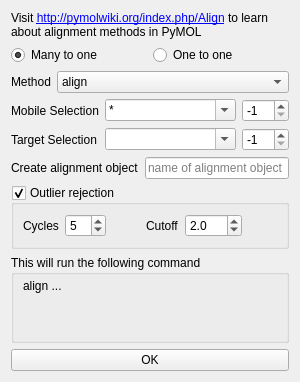
<?xml version="1.0" encoding="UTF-8"?>
<ui version="4.0">
 <class>Form</class>
 <widget class="QWidget" name="Form">
  <property name="geometry">
   <rect>
    <x>0</x>
    <y>0</y>
    <width>300</width>
    <height>382</height>
   </rect>
  </property>
  <property name="sizePolicy">
   <sizepolicy hsizetype="MinimumExpanding" vsizetype="Preferred">
    <horstretch>0</horstretch>
    <verstretch>0</verstretch>
   </sizepolicy>
  </property>
  <property name="minimumSize">
   <size>
    <width>300</width>
    <height>0</height>
   </size>
  </property>
  <property name="windowTitle">
   <string notr="true">Superposition/Alignment</string>
  </property>
  <layout class="QVBoxLayout" name="verticalLayout">
   <item>
    <widget class="QLabel" name="label">
     <property name="sizePolicy">
      <sizepolicy hsizetype="Preferred" vsizetype="Minimum">
       <horstretch>0</horstretch>
       <verstretch>0</verstretch>
      </sizepolicy>
     </property>
     <property name="text">
      <string notr="true">Visit &lt;a href=&quot;http://pymolwiki.org/index.php/Align&quot;&gt;http://pymolwiki.org/index.php/Align&lt;/a&gt; to learn about alignment methods in PyMOL</string>
     </property>
     <property name="textFormat">
      <enum>Qt::RichText</enum>
     </property>
     <property name="alignment">
      <set>Qt::AlignLeading|Qt::AlignLeft|Qt::AlignTop</set>
     </property>
     <property name="wordWrap">
      <bool>true</bool>
     </property>
     <property name="openExternalLinks">
      <bool>true</bool>
     </property>
     <property name="textInteractionFlags">
      <set>Qt::LinksAccessibleByMouse|Qt::TextSelectableByMouse</set>
     </property>
    </widget>
   </item>
   <item>
    <layout class="QHBoxLayout" name="horizontalLayout_2">
     <item>
      <widget class="QRadioButton" name="check_many">
       <property name="toolTip">
        <string notr="true">align each object in the mobile selection to the target selection</string>
       </property>
       <property name="text">
        <string notr="true">Many to one</string>
       </property>
       <property name="checked">
        <bool>true</bool>
       </property>
       <attribute name="buttonGroup">
        <string>input_extra_fit</string>
       </attribute>
      </widget>
     </item>
     <item>
      <widget class="QRadioButton" name="check_one">
       <property name="toolTip">
        <string notr="true">mobile selection must not span multiple objects</string>
       </property>
       <property name="text">
        <string notr="true">One to one</string>
       </property>
       <attribute name="buttonGroup">
        <string>input_extra_fit</string>
       </attribute>
      </widget>
     </item>
    </layout>
   </item>
   <item>
    <layout class="QHBoxLayout" name="horizontalLayout">
     <item>
      <widget class="QLabel" name="label_9">
       <property name="text">
        <string notr="true">Method</string>
       </property>
       <property name="buddy">
        <cstring>input_method</cstring>
       </property>
      </widget>
     </item>
     <item>
      <widget class="QComboBox" name="input_method">
       <property name="sizePolicy">
        <sizepolicy hsizetype="Expanding" vsizetype="Fixed">
         <horstretch>0</horstretch>
         <verstretch>0</verstretch>
        </sizepolicy>
       </property>
       <item>
        <property name="text">
         <string notr="true">align</string>
        </property>
       </item>
       <item>
        <property name="text">
         <string notr="true">super</string>
        </property>
       </item>
       <item>
        <property name="text">
         <string notr="true">cealign</string>
        </property>
       </item>
       <item>
        <property name="text">
         <string notr="true">fit</string>
        </property>
       </item>
      </widget>
     </item>
    </layout>
   </item>
   <item>
    <layout class="QGridLayout" name="gridLayout">
     <item row="0" column="0">
      <widget class="QLabel" name="label_2">
       <property name="text">
        <string notr="true">Mobile Selection</string>
       </property>
       <property name="buddy">
        <cstring>input_mobile</cstring>
       </property>
      </widget>
     </item>
     <item row="0" column="2">
      <widget class="QSpinBox" name="input_mobile_state">
       <property name="toolTip">
        <string notr="true">object state, -1 for current state, 0 for all-state average</string>
       </property>
       <property name="minimum">
        <number>-1</number>
       </property>
       <property name="maximum">
        <number>999</number>
       </property>
       <property name="value">
        <number>-1</number>
       </property>
      </widget>
     </item>
     <item row="1" column="0">
      <widget class="QLabel" name="label_6">
       <property name="text">
        <string notr="true">Target Selection</string>
       </property>
       <property name="buddy">
        <cstring>input_target</cstring>
       </property>
      </widget>
     </item>
     <item row="1" column="2">
      <widget class="QSpinBox" name="input_target_state">
       <property name="toolTip">
        <string notr="true">object state, -1 for current state, 0 for all-state average</string>
       </property>
       <property name="minimum">
        <number>-1</number>
       </property>
       <property name="maximum">
        <number>999</number>
       </property>
       <property name="value">
        <number>-1</number>
       </property>
      </widget>
     </item>
     <item row="0" column="1">
      <widget class="QComboBox" name="input_mobile">
       <property name="sizePolicy">
        <sizepolicy hsizetype="Expanding" vsizetype="Fixed">
         <horstretch>0</horstretch>
         <verstretch>0</verstretch>
        </sizepolicy>
       </property>
       <property name="editable">
        <bool>true</bool>
       </property>
       <item>
        <property name="text">
         <string>*</string>
        </property>
       </item>
      </widget>
     </item>
     <item row="1" column="1">
      <widget class="QComboBox" name="input_target">
       <property name="sizePolicy">
        <sizepolicy hsizetype="Expanding" vsizetype="Fixed">
         <horstretch>0</horstretch>
         <verstretch>0</verstretch>
        </sizepolicy>
       </property>
       <property name="editable">
        <bool>true</bool>
       </property>
      </widget>
     </item>
    </layout>
   </item>
   <item>
    <layout class="QHBoxLayout" name="horizontalLayout_3">
     <item>
      <widget class="QLabel" name="label_7">
       <property name="text">
        <string notr="true">Create alignment object</string>
       </property>
       <property name="buddy">
        <cstring>input_object</cstring>
       </property>
      </widget>
     </item>
     <item>
      <widget class="QLineEdit" name="input_object">
       <property name="text">
        <string notr="true"/>
       </property>
       <property name="placeholderText">
        <string notr="true">name of alignment object</string>
       </property>
      </widget>
     </item>
    </layout>
   </item>
   <item>
    <widget class="QGroupBox" name="group_outlier">
     <property name="title">
      <string notr="true">Outlier rejection</string>
     </property>
     <property name="checkable">
      <bool>true</bool>
     </property>
     <property name="checked">
      <bool>true</bool>
     </property>
     <layout class="QGridLayout" name="gridLayout_3">
      <item row="0" column="5">
       <spacer name="horizontalSpacer_2">
        <property name="orientation">
         <enum>Qt::Horizontal</enum>
        </property>
        <property name="sizeHint" stdset="0">
         <size>
          <width>40</width>
          <height>20</height>
         </size>
        </property>
       </spacer>
      </item>
      <item row="0" column="3">
       <widget class="QLabel" name="label_4">
        <property name="text">
         <string notr="true">Cutoff</string>
        </property>
        <property name="buddy">
         <cstring>input_cutoff</cstring>
        </property>
       </widget>
      </item>
      <item row="0" column="0">
       <widget class="QLabel" name="label_3">
        <property name="text">
         <string notr="true">Cycles</string>
        </property>
        <property name="buddy">
         <cstring>input_cycles</cstring>
        </property>
       </widget>
      </item>
      <item row="0" column="4">
       <widget class="QDoubleSpinBox" name="input_cutoff">
        <property name="decimals">
         <number>1</number>
        </property>
        <property name="value">
         <double>2.000000000000000</double>
        </property>
       </widget>
      </item>
      <item row="0" column="2">
       <spacer name="horizontalSpacer">
        <property name="orientation">
         <enum>Qt::Horizontal</enum>
        </property>
        <property name="sizeHint" stdset="0">
         <size>
          <width>40</width>
          <height>20</height>
         </size>
        </property>
       </spacer>
      </item>
      <item row="0" column="1">
       <widget class="QSpinBox" name="input_cycles">
        <property name="value">
         <number>5</number>
        </property>
       </widget>
      </item>
     </layout>
    </widget>
   </item>
   <item>
    <widget class="QGroupBox" name="groupBox_2">
     <property name="sizePolicy">
      <sizepolicy hsizetype="Preferred" vsizetype="Expanding">
       <horstretch>0</horstretch>
       <verstretch>0</verstretch>
      </sizepolicy>
     </property>
     <property name="title">
      <string notr="true">This will run the following command</string>
     </property>
     <layout class="QGridLayout" name="gridLayout_2">
      <property name="topMargin">
       <number>4</number>
      </property>
      <property name="bottomMargin">
       <number>2</number>
      </property>
      <item row="0" column="0">
       <widget class="QLabel" name="output_command">
        <property name="sizePolicy">
         <sizepolicy hsizetype="Expanding" vsizetype="Expanding">
          <horstretch>0</horstretch>
          <verstretch>0</verstretch>
         </sizepolicy>
        </property>
        <property name="text">
         <string notr="true">align ...</string>
        </property>
        <property name="alignment">
         <set>Qt::AlignLeading|Qt::AlignLeft|Qt::AlignTop</set>
        </property>
        <property name="wordWrap">
         <bool>true</bool>
        </property>
        <property name="textInteractionFlags">
         <set>Qt::TextSelectableByKeyboard|Qt::TextSelectableByMouse</set>
        </property>
       </widget>
      </item>
     </layout>
    </widget>
   </item>
   <item>
    <widget class="QPushButton" name="button_ok">
     <property name="text">
      <string notr="true">OK</string>
     </property>
    </widget>
   </item>
  </layout>
 </widget>
 <tabstops>
  <tabstop>check_many</tabstop>
  <tabstop>check_one</tabstop>
  <tabstop>input_method</tabstop>
  <tabstop>input_mobile</tabstop>
  <tabstop>input_mobile_state</tabstop>
  <tabstop>input_target</tabstop>
  <tabstop>input_target_state</tabstop>
  <tabstop>input_object</tabstop>
  <tabstop>input_cycles</tabstop>
  <tabstop>input_cutoff</tabstop>
  <tabstop>button_ok</tabstop>
 </tabstops>
 <resources/>
 <connections/>
 <buttongroups>
  <buttongroup name="input_extra_fit"/>
 </buttongroups>
</ui>
